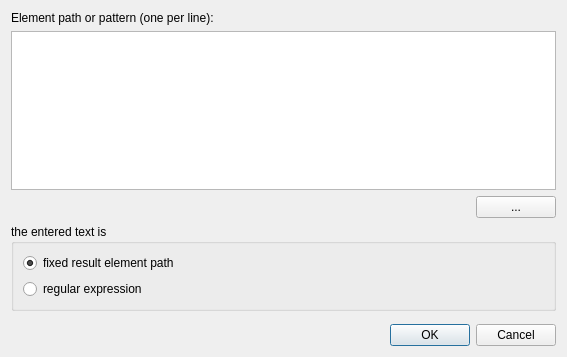
<?xml version="1.0" encoding="UTF-8"?>
<ui version="4.0">
 <class>IQAddFilterDialog</class>
 <widget class="QDialog" name="IQAddFilterDialog">
  <property name="geometry">
   <rect>
    <x>0</x>
    <y>0</y>
    <width>567</width>
    <height>357</height>
   </rect>
  </property>
  <property name="windowTitle">
   <string>Dialog</string>
  </property>
  <layout class="QVBoxLayout" name="verticalLayout_2">
   <item>
    <layout class="QHBoxLayout" name="horizontalLayout">
     <item>
      <widget class="QLabel" name="label">
       <property name="text">
        <string>Element path or pattern (one per line):</string>
       </property>
      </widget>
     </item>
    </layout>
   </item>
   <item>
    <widget class="QTextEdit" name="tePattern"/>
   </item>
   <item>
    <layout class="QHBoxLayout" name="horizontalLayout_2">
     <item>
      <spacer name="horizontalSpacer">
       <property name="orientation">
        <enum>Qt::Horizontal</enum>
       </property>
       <property name="sizeHint" stdset="0">
        <size>
         <width>40</width>
         <height>20</height>
        </size>
       </property>
      </spacer>
     </item>
     <item>
      <widget class="QPushButton" name="btnSelect">
       <property name="text">
        <string>...</string>
       </property>
      </widget>
     </item>
    </layout>
   </item>
   <item>
    <widget class="QGroupBox" name="groupBox">
     <property name="title">
      <string>the entered text is</string>
     </property>
     <layout class="QVBoxLayout" name="verticalLayout">
      <item>
       <widget class="QRadioButton" name="rbIsFixed">
        <property name="text">
         <string>fixed result element path</string>
        </property>
        <property name="checked">
         <bool>true</bool>
        </property>
       </widget>
      </item>
      <item>
       <widget class="QRadioButton" name="rbIsRegex">
        <property name="text">
         <string>regular expression</string>
        </property>
       </widget>
      </item>
     </layout>
    </widget>
   </item>
   <item>
    <spacer name="verticalSpacer">
     <property name="orientation">
      <enum>Qt::Vertical</enum>
     </property>
     <property name="sizeHint" stdset="0">
      <size>
       <width>20</width>
       <height>40</height>
      </size>
     </property>
    </spacer>
   </item>
   <item>
    <widget class="QDialogButtonBox" name="buttonBox">
     <property name="orientation">
      <enum>Qt::Horizontal</enum>
     </property>
     <property name="standardButtons">
      <set>QDialogButtonBox::Cancel|QDialogButtonBox::Ok</set>
     </property>
    </widget>
   </item>
  </layout>
 </widget>
 <resources/>
 <connections>
  <connection>
   <sender>buttonBox</sender>
   <signal>accepted()</signal>
   <receiver>IQAddFilterDialog</receiver>
   <slot>accept()</slot>
   <hints>
    <hint type="sourcelabel">
     <x>248</x>
     <y>254</y>
    </hint>
    <hint type="destinationlabel">
     <x>157</x>
     <y>274</y>
    </hint>
   </hints>
  </connection>
  <connection>
   <sender>buttonBox</sender>
   <signal>rejected()</signal>
   <receiver>IQAddFilterDialog</receiver>
   <slot>reject()</slot>
   <hints>
    <hint type="sourcelabel">
     <x>316</x>
     <y>260</y>
    </hint>
    <hint type="destinationlabel">
     <x>286</x>
     <y>274</y>
    </hint>
   </hints>
  </connection>
 </connections>
</ui>
